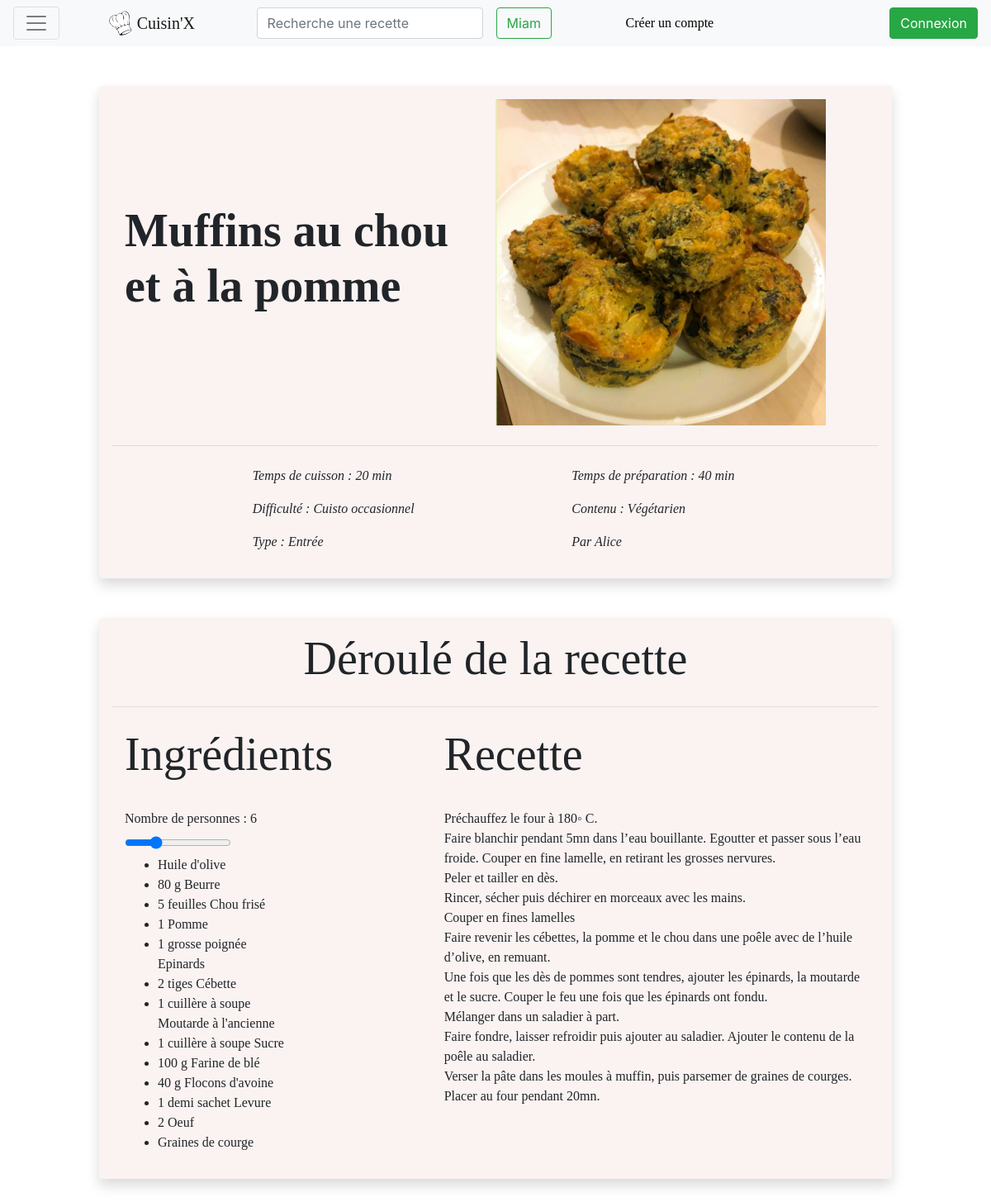
/index.php?page=Recette&recette=2, run on the app's committed database.
### tables this page shows
CREATE TABLE `recettes` (
  `id` int(11) NOT NULL,
  `nom_plat` varchar(64) NOT NULL,
  `createur` varchar(64) DEFAULT NULL,
  `id_difficulte` int(11) NOT NULL,
  `id_contenu` int(11) NOT NULL,
  `id_type` int(11) NOT NULL,
  `image` varchar(64) DEFAULT NULL,
  `consigne` text NOT NULL,
  `temps_cuisson` int(11) DEFAULT NULL,
  `temps_preparation` int(11) NOT NULL,
  `description` text NOT NULL,
  `nb_personne` int(11) NOT NULL
);

CREATE TABLE `difficulte` (
  `niveau` int(11) NOT NULL,
  `difficulte` varchar(40) NOT NULL
);

CREATE TABLE `contenu` (
  `id` int(11) NOT NULL,
  `contenu` varchar(40) NOT NULL
);

CREATE TABLE `type_plat` (
  `id` int(11) NOT NULL,
  `nom` varchar(40) NOT NULL
);

CREATE TABLE `ingredient_recette` (
  `id_ingredient` int(11) NOT NULL,
  `id_recette` int(11) NOT NULL,
  `quantite` int(11) DEFAULT NULL,
  `unite` varchar(40) DEFAULT NULL
);

CREATE TABLE `ingredient` (
  `id` int(11) NOT NULL,
  `nom` varchar(40) NOT NULL
);

### class/Difficulte.php (called while the page is built, shortened)
<?php
class Difficulte{
    public static function id_to_nomDifficulte($dbh,$id_difficulte){
        $query = "SELECT * FROM `difficulte` WHERE `niveau`= ?;";
        $sth = $dbh->prepare($query);
        $request_succeeded = $sth->execute(array($id_difficulte));
        if ($request_succeeded){
            $nom_difficulte = $sth->fetch();
            return $nom_difficulte['difficulte'];
        }
        else{
            return null;
        }
    }
}

### class/Contenu.php (called while the page is built, shortened)
<?php
class Contenu {
    public static function id_to_contenu($dbh,$id){
        $query = "SELECT * FROM `contenu` WHERE `id`= ?;";
        $sth = $dbh->prepare($query);
        $request_succeeded = $sth->execute(array($id));
        if ($request_succeeded){
            $contenu = $sth->fetch();
            return $contenu['contenu'];
        }
        else{
            return null;
        }
    }
}

### class/TypePlat.php (called while the page is built, shortened)
<?php
class TypePlat {
    public static function id_to_nomTypePlat($dbh,$id_type){
        $query = "SELECT * FROM `type_plat` WHERE `id`= ?;";
        $sth = $dbh->prepare($query);
        $request_succeeded = $sth->execute(array($id_type));
        if ($request_succeeded){
            $nom_type = $sth->fetch();
            return $nom_type['nom'];
        }
        else{
            return null;
        }
    }
}

### class/Ingredient.php (called while the page is built, shortened)
<?php
class Ingredient{
    public static function id_to_nomIngredient($dbh,$id_ingredient){
        $query = "SELECT * FROM `ingredient` WHERE `id`= ?;";
        $sth = $dbh->prepare($query);
        $request_succeeded = $sth->execute(array($id_ingredient));
        if ($request_succeeded){
            $nom_ingredient = $sth->fetch();
            return $nom_ingredient;
        }
        else{
            return null;
        }
    }
}

### content/content_Recette.php (the view, shortened to what this page needs)
<?php
function getContent($args){
    $id_recette = $_GET['recette'];
    $dbh = $args['dbh'];
    $recette = Recette::getRecette($dbh,$id_recette);
    $recette = Recette::autoHtmlspecialchars($recette);
    if(isset($_POST) && isset($_POST["delete"]) && $_POST["delete"]=="SUPPRIMER RECETTE"&&
            session_status()==PHP_SESSION_ACTIVE && isset($_SESSION['login']) && Utilisateur::getUtilisateur($dbh, $_SESSION['login'])->admin==1){
        Recette::supprimerRecette($dbh, $recette);
        ?>
    <div class='jumbotron'>
        <h1 class='align-items-center'>
            Vous avez supprimé la recette !
        </h1>
    </div>
    <?php
    }
    else{
    ?>
    <br>
    <div class="jumbotron shadow p-3 mb-5 rounded">
        <div class="container">
            <div class="row align-items-center">
                <div class="col-md-6">
                    <h1 class="display-4" style="font-weight:bold"> <?php echo "$recette->nom_plat"?> </h1>
                </div>
                <div class="col-md-0 offset-md-0">
                    <img src="<?php echo "$recette->image" ?>" style="width:400px" alt="<?php echo "$recette->image" ?>">
                </div>
            </div>
        </div>
        <hr class="my-4">
        <div class="container">
            <div class="row">
                <div class="col-md-3 offset-md-2" style="font-style:italic">
                    <p> Temps de cuisson : <?php echo "$recette->temps_cuisson" ?> min</p>
                </div>
                <div class="col-md-3 offset-md-2" style="font-style:italic">
                    <p> Temps de préparation : <?php echo "$recette->temps_preparation" ?> min</p>
                </div>
            </div>
            <div class="row">
                <div class="col-md-3 offset-md-2" style="font-style:italic">
                    <p> Difficulté : <?php echo Difficulte::id_to_nomDifficulte($dbh, ($recette->id_difficulte)); ?> </p>
                </div>
                <div class="col-md-3 offset-md-2" style="font-style:italic">
                    <p> Contenu : <?php echo Contenu::id_to_contenu($dbh,$recette->id_contenu); ?> </p>
                </div>
                <div class="col-md-3 offset-md-2" style="font-style:italic">
                    <p> Type : <?php echo TypePlat::id_to_nomTypePlat($dbh,$recette->id_type) ?> </p>
                </div>
                <div class="col-md-3 offset-md-2" style="font-style:italic">
                    <p> Par <?php echo "$recette->createur" ?> </p>
                </div>
            </div>
        </div>
    </div>
<div class="jumbotron shadow p-3 mb-5 rounded">
        <h1 class="display-4 text-center"> Déroulé de la recette </h1>
        <hr class="my-4">
        <div class="container">
            <div class="row">
                <div class="col-md-3 ">
                    <h4 class="display-4 text-center"> Ingrédients </h4>
                    <br/>
                    <label class="form-label" id="disp_nb_personne">Nombre de personnes : <?php echo "$recette->nb_personne" ?></label>
                    <input type="range" class="range" min="1" max="20" name="nb_personne" value="<?php echo "$recette->nb_personne" ?>"/>
                    <?php
                    echo "<ul id='li_ingredient'>";
                    foreach($recette->liste_ingredient as $ingredient) {
                            echo "<li>$ingredient->quantite $ingredient->unite ". Ingredient::id_to_nomIngredient($dbh,$ingredient->id_ingredient)['nom']."</li>";
                    }
                    echo "</ul>";
                    ?>
                </div>
                <div class="col-md-7 offset-md-2">
                    <h4 class="display-4"> Recette </h4>
                    <br/>
                    <?php
                    $etaperecette = str_replace( "/h" , "<br><br>" , $recette->consigne );
                    echo "<p>$etaperecette</p>";
                    ?>
                </div>
            </div>
        </div>
    </div>
    <?php
}
}

### class/Recette.php (shortened to what this page needs)
<?php
class Recette{
    public function __construct(int $id,string $nom_plat,string $createur,int $id_contenu,int $id_type,string $image,string $consigne,int $id_difficulte,int $temps_cuisson, int $temps_preparation,string $description, int $nb_personne){
        $this->id = $id;
        $this->nom_plat = $nom_plat;
        $this->createur = $createur;
        $this->id_difficulte = $id_difficulte;
        $this->id_contenu = $id_contenu;
        $this->id_type=$id_type;
        $this->image = $image;
        $this->consigne = $consigne;
        $this->temps_cuisson = $temps_cuisson;
        $this->temps_preparation = $temps_preparation;
        $this->nb_personne=$nb_personne;
    }
    public static function getRecette($dbh,$id){
        $query = "SELECT * FROM recettes WHERE id=?";
        $sth = $dbh->prepare($query);
        $request_succeeded = $sth->execute(array($id));
        if($request_succeeded){
            $recette_li = $sth->fetch(PDO::FETCH_ASSOC);
            $recette = new Recette($recette_li['id'],$recette_li['nom_plat'],$recette_li['createur'],$recette_li['id_contenu'],$recette_li['id_type'],$recette_li['image'],$recette_li['consigne'],
                                $recette_li['id_difficulte'],$recette_li['temps_cuisson'],$recette_li['temps_preparation'],$recette_li['description'],$recette_li['nb_personne']);
            $query = "SELECT * FROM ingredient_recette WHERE id_recette=$recette->id";
            $sth = $dbh->prepare($query);
            $sth->setFetchMode(PDO::FETCH_CLASS, 'Ingredient');
            $request_succeeded = $sth->execute();
            if ($request_succeeded){
                $liste_ingredient = $sth->fetchAll();
                $recette->liste_ingredient = $liste_ingredient;
                return $recette;
            }
            return null;
        }
        else{
            return null;
        }
    }
    public static function autoHtmlspecialchars(Recette $recette){
        $recette->nom_plat = htmlspecialchars($recette->nom_plat);
        $recette->createur = htmlspecialchars($recette->createur);
        $recette->consigne = htmlspecialchars($recette->consigne);
        $recette->consigne=str_replace(array("\r\n","\n"),'<br />',$recette->consigne);
        $recette->description=str_replace(array("\r\n","\n"),'<br />',$recette->description);
        foreach($recette->liste_ingredient as $ingredient){
            $ingredient->unite=htmlspecialchars($ingredient->unite);
        }
        return $recette;
    }
}

### css/perso.css (style rules this page uses)
.jumbotron { background-color: #faf3f2; }

### data on the page
recettes: nom_plat "Muffins au chou et à la pomme", image (picture), temps_cuisson "20", temps_preparation "40", id_difficulte.difficulte "Cuisto occasionnel", id_contenu.contenu "Végétarien", id_type.nom "Entrée", createur "Alice", nb_personne "6", consigne "Préchauffez le four à 180◦ C. Faire blanchir pendant 5mn dans l’eau bouillante. Egoutter et passer sous l’eau froide. Couper en fine lamelle, en retirant les grosses nervures. Peler et tailler en dès. Rincer, sécher puis déchirer en morceaux avec les mains. Couper en fines lamelles Faire revenir les cébettes, la pomme et le chou dans une poêle avec de l’huile d’olive, en remuant. Une fois que les dès de pommes sont tendres, ajouter les épinards, la moutarde et le sucre. Couper le feu une fois que les épinards ont fondu. Mélanger dans un saladier à part. Faire fondre, laisser refroidir puis ajouter au saladier. Ajouter le contenu de la poêle au saladier. Verser la pâte dans les moules à…"
ingredient_recette: id_ingredient.nom "Huile d'olive"
ingredient_recette: quantite "80", unite "g", id_ingredient.nom "Beurre"
ingredient_recette: quantite "5", unite "feuilles", id_ingredient.nom "Chou frisé"
ingredient_recette: quantite "1", id_ingredient.nom "Pomme"
ingredient_recette: quantite "1", unite "grosse poignée", id_ingredient.nom "Epinards"
ingredient_recette: quantite "2", unite "tiges", id_ingredient.nom "Cébette"
ingredient_recette: quantite "1", unite "cuillère à soupe", id_ingredient.nom "Moutarde à l'ancienne"
ingredient_recette: quantite "1", unite "cuillère à soupe", id_ingredient.nom "Sucre"
ingredient_recette: quantite "100", unite "g", id_ingredient.nom "Farine de blé"
ingredient_recette: quantite "40", unite "g", id_ingredient.nom "Flocons d'avoine"
ingredient_recette: quantite "1", unite "demi sachet", id_ingredient.nom "Levure"
ingredient_recette: quantite "2", id_ingredient.nom "Oeuf"
ingredient_recette: id_ingredient.nom "Graines de courge"
